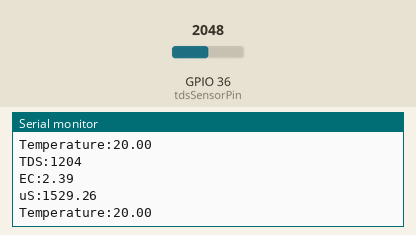
Recording of a sketch running on a simulated ESP32. Parts: the last lines printed to the serial monitor. The inputs (shaded band) are chosen by the test bench; at power-on: GPIO 36 (tdsSensorPin) = 2048.

Above: at 1.8 s.
1.9 s: GPIO 36 (tdsSensorPin) set to 2866
At 2.6 s:
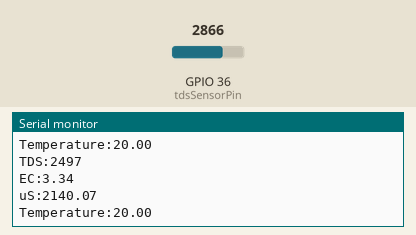
3.4 s: GPIO 36 (tdsSensorPin) set to 3603
At 4.8 s:
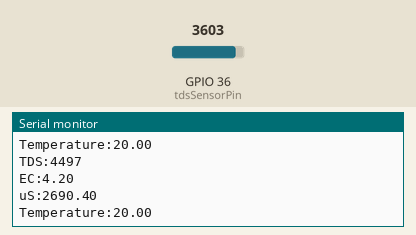
Timing chart, 0 to 6.4 s (numbered marks = the images above; inputs shaded):
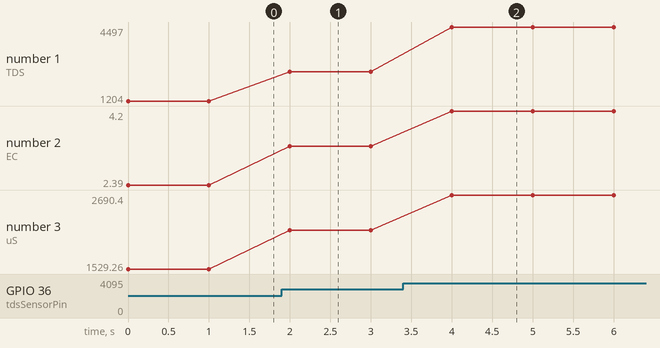

The sketch:

ESP32_DataReader.ino
```cpp
#include <DFRobot_DHT11.h>
#include <WiFi.h>
#include <WiFiClientSecure.h>

#include <OneWire.h>
#include <DallasTemperature.h>


const int tdsSensorPin = A0; // Define the analog pin for the TDS sensor

// Data wire is plugged into port 2 on the Arduino
#define ONE_WIRE_BUS 5
OneWire oneWire(ONE_WIRE_BUS);
DallasTemperature sensors(&oneWire);

namespace device {
  float aref = 4.3;
}
namespace pin {
  const byte tds_sensor = A0;
}

namespace sensor{
  float ec = 0;
  unsigned int tds = 0;
  float waterTemperature = 0;
  float ecCalibration = 1;
}


float readTemperature(){
    // call sensors.requestTemperatures() to issue a global temperature
  // request to all devices on the bus
  Serial.print("Requesting temperatures...");
  sensors.requestTemperatures(); // Send the command to get temperatures
  Serial.println("DONE");
  // After we got the temperatures, we can print them here.
  // We use the function ByIndex, and as an example get the temperature from the first sensor only.
  float tempC = sensors.getTempCByIndex(0);

  // Check if reading was successful
  if(tempC != DEVICE_DISCONNECTED_C)
  {
    Serial.print("Temperature for the device 1 (index 0) is: ");
    Serial.println(tempC);
    return tempC;
  }
  else
  {
    Serial.println("Error: Could not read temperature data");
    return -1;
  }
}


void getTdsValue(){
  sensor::waterTemperature = 20.0;

  float rawEc = analogRead(pin::tds_sensor) * device::aref/ 4095.0;

  float temperatureCoefecient = 1.0 + 0.02 * (sensor::waterTemperature - 25.0);
  sensor::ec = (rawEc/temperatureCoefecient) * sensor::ecCalibration;
  sensor::tds = (133.42 * pow(sensor::ec, 3) - 255.86 * sensor::ec * sensor::ec + 857.39 * sensor::ec) * 0.5;
  Serial.print(F("TDS:")); Serial.println(sensor::tds);
  Serial.print(F("EC:")); Serial.println(sensor::ec, 2);
  Serial.print(F("uS:")); Serial.println(sensor::ec * 640);
  Serial.print(F("Temperature:")); Serial.println(sensor::waterTemperature,2);
}


void setup() {
  Serial.begin(115200);
}


void loop() {

  getTdsValue();

  //Serial.println(readTemperature());

  delay(1000); // Delay for a second (adjust as needed)

}
```

Measured:
- after the input at 1.9 s, the serial monitor: prints a new line after 0.10 s (image 1)
- after the input at 3.4 s, the serial monitor: prints a new line after 0.60 s (image 2)
- plotted number 1: 1204 → 2497 after the input at 1.9 s, 2497 → 4497 after the input at 3.4 s
- plotted number 2: 2.39 → 3.34 after the input at 1.9 s, 3.34 → 4.2 after the input at 3.4 s
- plotted number 3: 1529.26 → 2140.07 after the input at 1.9 s, 2140.07 → 2690.4 after the input at 3.4 s
